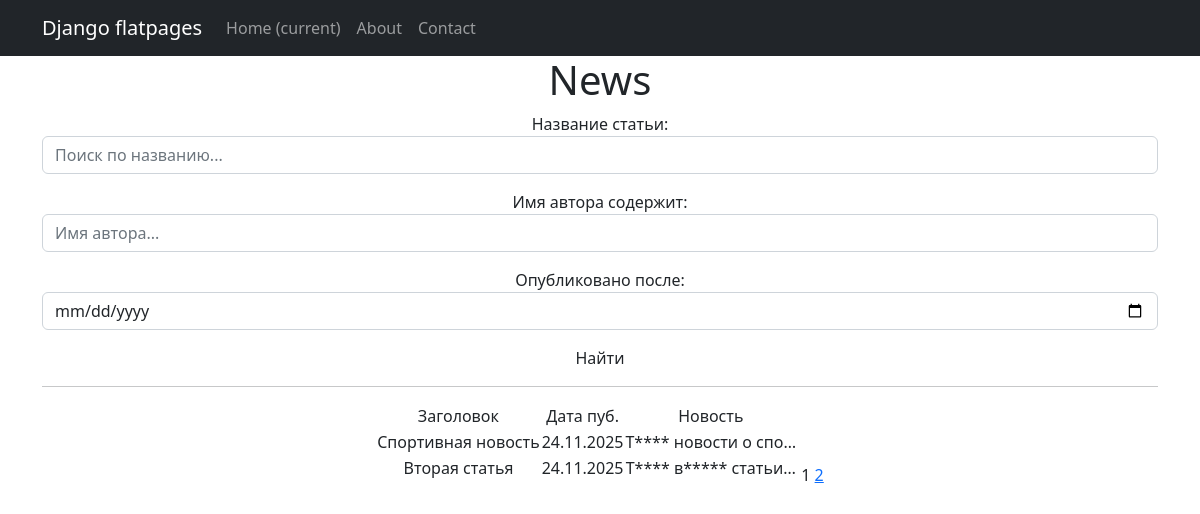
Page /news/search/ on the earlier database version.
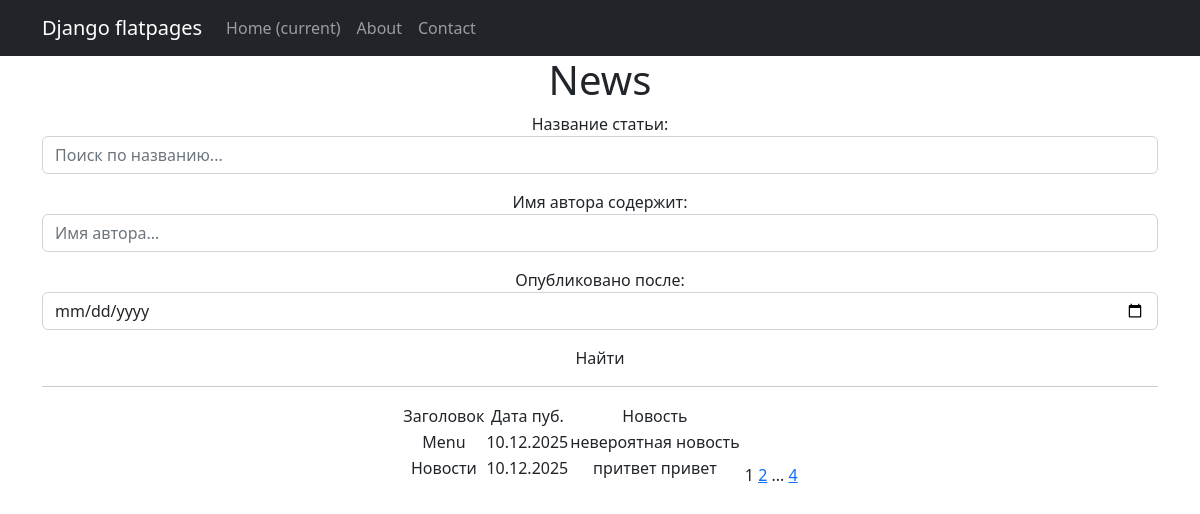
Same page on the later database version.
### news/models.py (models this page shows, shortened)
class Post(models.Model):
    ARTICLE = 'AR'
    NEWS = 'NW'
    POST_TYPES = [
        (ARTICLE, 'Статья'),
        (NEWS, 'Новость'),
    ]
    author = models.ForeignKey(Author, on_delete=models.CASCADE)
    post_type = models.CharField(max_length=2, choices=POST_TYPES)
    created_at = models.DateTimeField(auto_now_add=True)
    categories = models.ManyToManyField(Category, through='PostCategory')
    title = models.CharField(max_length=255)
    content = models.TextField()
    rating = models.IntegerField(default=0)

### news/views.py (the view)
# urls.py: path('search/', SearchList.as_view(), name='search'),
class SearchList(ListView):
    model = Post
    template_name = 'search.html'
    context_object_name = 'posts'
    ordering = ['-created_at']
    paginate_by = 2
    def get_queryset(self):
        queryset = super().get_queryset()
        self.filterset = PostFilter(self.request.GET, queryset=queryset)
        return self.filterset.qs
    def get_context_data(self, **kwargs):
        context = super().get_context_data(**kwargs)
        context['filterset'] = self.filterset
        context['filter_form'] = self.filterset.form
        return context

### news/templatetags/custom_filters.py (called while the page is built)
@register.filter
def censor(value):
    if not isinstance(value, str):
        return value
    result = value.split()
    for k in range(len(result)):
            if result[k].lower() in CENSOR_WORDS:
                result[k] = result[k][0] + ('*' * (len(result[k])-1))
    return  " ".join(result)

### templates/search.html (shortened to what this page needs)
{% extends 'flatpages/default.html' %}
{% load custom_filters %}
{% block content %}
<h1>News</h1>
<form action="" method="get">
    {{ filterset.form.as_p }}
    <input type="submit" value="Найти" />
</form>
<hr>
{% if posts %}
<div style="text-align: center;">
    <table style="display: inline-block;">
        <tr>
            <td>Заголовок</td>
            <td>Дата пуб.</td>
            <td>Новость</td>
        </tr>
        {% for post in posts %}
        <tr>
            <td>{{ post.title|censor }}</td>
            <td>{{ post.created_at|date:'d.m.o' }}</td>
            <td>{{ post.content|truncatechars:20|censor }}</td>
        </tr>
        {% endfor %}
</div>
{% else %}
<h2>Не нашли то что вы искали</h2>
{% endif %}
{{ page_obj.number }}
{% if page_obj.has_next %}
<a href="?page={{ page_obj.next_page_number }}">{{ page_obj.next_page_number }}</a>
{% if paginator.num_pages != page_obj.next_page_number %}
...
<a href="?page={{ page_obj.paginator.num_pages }}">{{ page_obj.paginator.num_pages }}</a>
{% endif %}
{% endif %}
{% endblock content %}

Differences in the rows shown:
no longer on this page (row unchanged): Post: title|censor "Спортивная новость", created_at "24.11.2025", content|censor "Т**** новости о спо…"
no longer on this page (row unchanged): Post: title|censor "Вторая статья", created_at "24.11.2025", content|censor "Т**** в***** статьи…"
added Post: title|censor "Menu", created_at "10.12.2025", content|censor "невероятная новость"
added Post: title|censor "Новости", created_at "10.12.2025", content|censor "притвет привет"
Other differences:
{{ page_obj.paginator.num_pages }}: (not shown) → "4"
